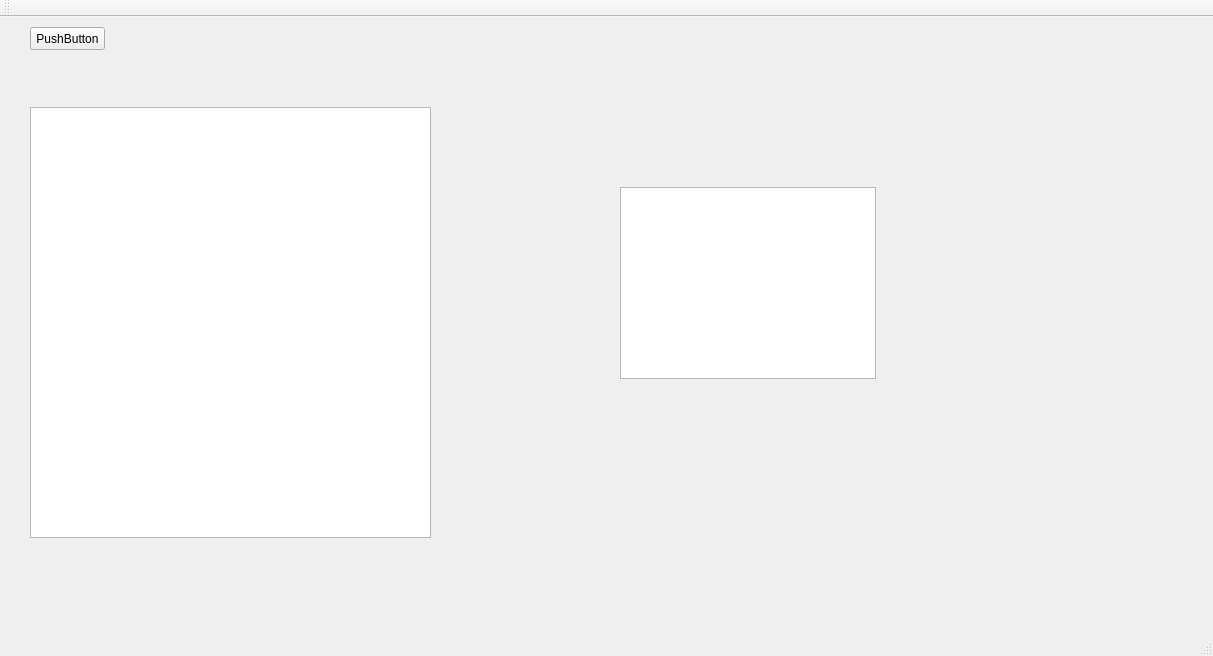
<?xml version="1.0" encoding="UTF-8"?>
<ui version="4.0">
 <class>MainWindow</class>
 <widget class="QMainWindow" name="MainWindow">
  <property name="geometry">
   <rect>
    <x>0</x>
    <y>0</y>
    <width>1213</width>
    <height>656</height>
   </rect>
  </property>
  <property name="windowTitle">
   <string>MainWindow</string>
  </property>
  <widget class="QWidget" name="centralWidget">
   <widget class="QPushButton" name="pushButton">
    <property name="geometry">
     <rect>
      <x>30</x>
      <y>10</y>
      <width>75</width>
      <height>23</height>
     </rect>
    </property>
    <property name="text">
     <string>PushButton</string>
    </property>
   </widget>
   <widget class="QTreeView" name="treeView">
    <property name="geometry">
     <rect>
      <x>30</x>
      <y>90</y>
      <width>401</width>
      <height>431</height>
     </rect>
    </property>
   </widget>
   <widget class="QListView" name="listView">
    <property name="geometry">
     <rect>
      <x>620</x>
      <y>170</y>
      <width>256</width>
      <height>192</height>
     </rect>
    </property>
   </widget>
  </widget>
  <widget class="QMenuBar" name="menuBar">
   <property name="geometry">
    <rect>
     <x>0</x>
     <y>0</y>
     <width>1213</width>
     <height>21</height>
    </rect>
   </property>
  </widget>
  <widget class="QToolBar" name="mainToolBar">
   <attribute name="toolBarArea">
    <enum>TopToolBarArea</enum>
   </attribute>
   <attribute name="toolBarBreak">
    <bool>false</bool>
   </attribute>
  </widget>
  <widget class="QStatusBar" name="statusBar"/>
 </widget>
 <layoutdefault spacing="6" margin="11"/>
 <resources/>
 <connections/>
</ui>
